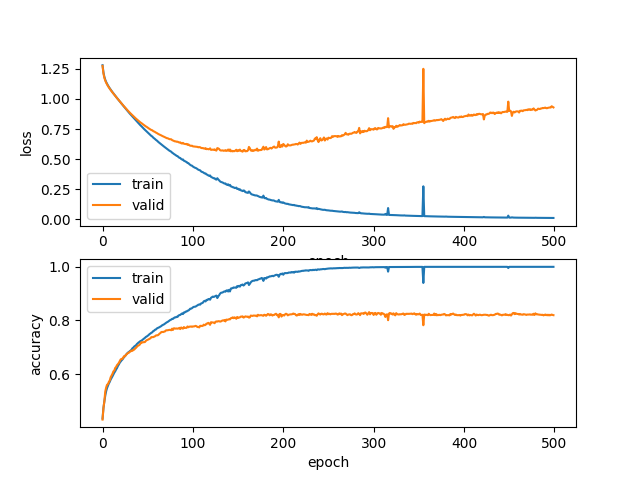

Write the Python code that produced this figure.
import numpy as np
import pandas as pd
from sklearn.feature_extraction.text import CountVectorizer
import re
import torch
import torch.nn as nn
import torch.nn.functional as F
from torch.utils.data import Dataset, DataLoader
import torch.optim as optim
from torch.nn.utils.rnn import pack_sequence, pad_packed_sequence, pack_padded_sequence
from matplotlib import pyplot as plt
from tqdm import tqdm
from word2id import get_id
from word2id import get_len

class MyDataset(Dataset):
    def __init__(self, padded_packed_data, target):
        self.padded_data, self.len_list = padded_packed_data
        self.target = target
        self.len = len(target)
    
    def __len__(self):
        return self.len
    
    def __getitem__(self, index):
        packed_data = (self.padded_data[index], self.len_list[index])
        label = self.target[index]
        return packed_data, label

class RNN(nn.Module):
    def __init__(self,vocab_size,emb_size,output_size,hidden_size,n_layer):
        super(RNN,self).__init__()
        self.emb = nn.Embedding(vocab_size,emb_size)
        self.rnn = nn.LSTM(emb_size,hidden_size,bidirectional=True,batch_first =True,num_layers=n_layer)
        self.fc = nn.Linear(2*hidden_size,output_size,bias=True)

    def forward(self,padded_packed_input):
        x ,len_list = padded_packed_input
        x = self.emb(x)
        x = pack_padded_sequence(x, len_list, batch_first=True, enforce_sorted=False)
        x,(h,c) = self.rnn(x)
        h = torch.cat([h[-1],h[-2]],dim=1)
        y = self.fc(h)
        # = F.softmax(y,dim=1)
        return y

def list2tensor(data):
  new = []
  for s in data:
    new.append(torch.tensor(s))
  
  packed_inputs= pack_sequence(new,enforce_sorted=False)
  padded_packed_inputs = pad_packed_sequence(packed_inputs, batch_first=True)
  return padded_packed_inputs

def accuracy(pred, label):
  pred = np.argmax(pred.data.numpy(), axis=1)
  label = label.data.numpy()
  return (pred == label).mean()


device = torch.device('cuda:1' if torch.cuda.is_available() else 'cpu')
print(device)

#データの読み込み
X_train = get_id('ans50/train.tsv')
X_valid = get_id('ans50/valid.tsv')
X_test  = get_id('ans50/test.tsv')
Y_train = np.loadtxt('ans50/Y_train.txt')
Y_valid = np.loadtxt('ans50/Y_valid.txt')

#パラメータの設定
V=get_len() + 1
dw = 300 #emb_size
dh = 50  #hidden_size
output_size = 4
n_layer=1


model=RNN(V,dw,4,dh,n_layer).to(device)
X_train = list2tensor(X_train)
Y_train = torch.tensor(Y_train, dtype = torch.int64)

X_valid = list2tensor(X_valid)
Y_valid = torch.tensor(Y_valid, dtype = torch.int64)


dataset = MyDataset(X_train, Y_train)
loader = DataLoader(dataset, batch_size=80, shuffle=True)

loss_fn = nn.CrossEntropyLoss()
optimizer = optim.SGD(model.parameters(), lr=0.006648128547397791,)

fig = plt.figure()
ax= fig.subplots(2)
train_acc_list = []
train_loss_list =[]

valid_acc_list = []
valid_loss_list = []
train_data=(X_train[0].to(device),X_train[1].to(device))
valid_data=(X_valid[0].to(device),X_valid[1].to(device))


for epoch in tqdm(range(500)):
  model.train()
  for xx, yy in loader:
    xx=(xx[0].to(device),xx[1].to(device))
    yy = yy.to(device)
    y_pred = model(xx)
    loss = loss_fn(y_pred, yy)
    optimizer.zero_grad()
    loss.backward()
    optimizer.step()

  model.eval()
  with torch.no_grad():
    Y_pred = model(train_data)
    loss = loss_fn(Y_pred,Y_train.to(device))
    
    Y_pred = Y_pred.cpu()
    Y_train = Y_train.cpu()
    score = accuracy(Y_pred,Y_train)

    loss_value = loss.cpu()
    train_acc_list.append(score)
    train_loss_list.append(loss_value)

    Y_pred = model(valid_data)
    Y_valid = Y_valid.to(device)
    loss = loss_fn(Y_pred,Y_valid)
    Y_pred = Y_pred.cpu()
    Y_valid = Y_valid.cpu()
    score = accuracy(Y_pred,Y_valid)

    loss_value = loss.cpu()
    valid_acc_list.append(score)
    valid_loss_list.append(loss_value)
    
    
fig = plt.figure()
ax= fig.subplots(2)
ax[0].plot(train_loss_list,label='train')
ax[1].plot(train_acc_list,label='train')
ax[0].plot(valid_loss_list,label='valid')
ax[1].plot(valid_acc_list,label='valid')

ax[0].set_xlabel('epoch')
ax[0].set_ylabel('loss')
ax[1].set_xlabel('epoch')
ax[1].set_ylabel('accuracy')

ax[0].legend()
ax[1].legend()
fig.savefig('88.png')